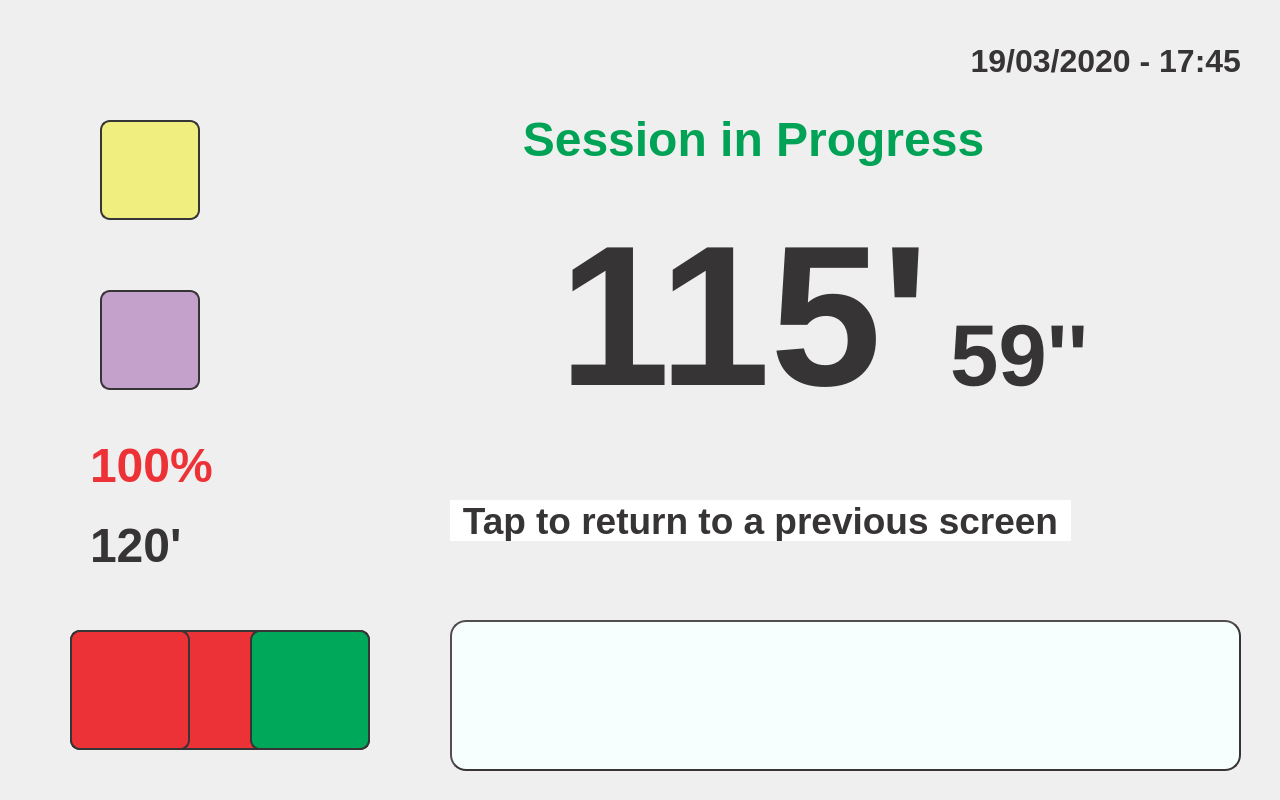
<?xml version="1.0" encoding="UTF-8"?>
<ui version="4.0">
 <class>TreatmentDialog</class>
 <widget class="QDialog" name="TreatmentDialog">
  <property name="geometry">
   <rect>
    <x>0</x>
    <y>0</y>
    <width>1280</width>
    <height>800</height>
   </rect>
  </property>
  <property name="windowTitle">
   <string>Dialog</string>
  </property>
  <property name="styleSheet">
   <string notr="true">QDialog {
background-image: url(:/background/resources/background_stretcher_infinity_02.png);
}</string>
  </property>
  <widget class="QPushButton" name="freqButton">
   <property name="geometry">
    <rect>
     <x>100</x>
     <y>290</y>
     <width>100</width>
     <height>100</height>
    </rect>
   </property>
   <property name="minimumSize">
    <size>
     <width>100</width>
     <height>100</height>
    </size>
   </property>
   <property name="styleSheet">
    <string notr="true">background-image: url(:/frequencies/resources/62_64Hz.png);
background-color: rgb(196, 161, 203);
border-radius: 10px;
border:2px solid rgb(55, 52, 53);</string>
   </property>
   <property name="text">
    <string/>
   </property>
  </widget>
  <widget class="QPushButton" name="signalButton">
   <property name="geometry">
    <rect>
     <x>100</x>
     <y>120</y>
     <width>100</width>
     <height>100</height>
    </rect>
   </property>
   <property name="minimumSize">
    <size>
     <width>100</width>
     <height>100</height>
    </size>
   </property>
   <property name="styleSheet">
    <string notr="true">background-image: url(:/buttons/resources/Sinus.png);
background-color: rgb(240, 238, 126);
border-radius: 10px;
border:2px solid rgb(55, 52, 53);</string>
   </property>
   <property name="text">
    <string/>
   </property>
  </widget>
  <widget class="QTextEdit" name="textEdit">
   <property name="geometry">
    <rect>
     <x>450</x>
     <y>620</y>
     <width>791</width>
     <height>151</height>
    </rect>
   </property>
   <property name="styleSheet">
    <string notr="true">border:2px outset;
background-color: rgb(246, 255, 254);
border-radius: 16px;
color: rgb(0, 0, 127);
border-color: rgb(55, 52, 53);</string>
   </property>
  </widget>
  <widget class="QPushButton" name="stop_rsmButton">
   <property name="geometry">
    <rect>
     <x>70</x>
     <y>630</y>
     <width>300</width>
     <height>120</height>
    </rect>
   </property>
   <property name="minimumSize">
    <size>
     <width>100</width>
     <height>100</height>
    </size>
   </property>
   <property name="styleSheet">
    <string notr="true">background-image: url(:/buttons/resources/Stop-Pause.png);
background-color: rgb(237, 50, 55);
border-radius: 10px;
border:2px solid rgb(55, 52, 53);</string>
   </property>
   <property name="text">
    <string/>
   </property>
  </widget>
  <widget class="QLabel" name="date_timeLabel">
   <property name="geometry">
    <rect>
     <x>910</x>
     <y>40</y>
     <width>331</width>
     <height>41</height>
    </rect>
   </property>
   <property name="font">
    <font>
     <family>Liberation Sans</family>
     <pointsize>24</pointsize>
     <weight>75</weight>
     <bold>true</bold>
    </font>
   </property>
   <property name="styleSheet">
    <string notr="true">color: rgb(55, 52, 53);</string>
   </property>
   <property name="text">
    <string>19/03/2020 - 17:45</string>
   </property>
   <property name="alignment">
    <set>Qt::AlignRight|Qt::AlignTrailing|Qt::AlignVCenter</set>
   </property>
  </widget>
  <widget class="QLabel" name="powerLabel">
   <property name="geometry">
    <rect>
     <x>90</x>
     <y>440</y>
     <width>151</width>
     <height>51</height>
    </rect>
   </property>
   <property name="font">
    <font>
     <family>Liberation Sans</family>
     <pointsize>36</pointsize>
     <weight>75</weight>
     <bold>true</bold>
    </font>
   </property>
   <property name="styleSheet">
    <string notr="true">color: rgb(237, 50, 55);</string>
   </property>
   <property name="text">
    <string>100%</string>
   </property>
   <property name="alignment">
    <set>Qt::AlignLeading|Qt::AlignLeft|Qt::AlignVCenter</set>
   </property>
  </widget>
  <widget class="QLabel" name="progressLabel">
   <property name="geometry">
    <rect>
     <x>448</x>
     <y>109</y>
     <width>611</width>
     <height>61</height>
    </rect>
   </property>
   <property name="font">
    <font>
     <family>Liberation Sans</family>
     <pointsize>36</pointsize>
     <weight>75</weight>
     <bold>true</bold>
    </font>
   </property>
   <property name="styleSheet">
    <string notr="true">color: rgb(0, 163, 86);</string>
   </property>
   <property name="text">
    <string>Session in Progress</string>
   </property>
   <property name="alignment">
    <set>Qt::AlignCenter</set>
   </property>
  </widget>
  <widget class="QLabel" name="remaining_secsLabel">
   <property name="geometry">
    <rect>
     <x>950</x>
     <y>280</y>
     <width>161</width>
     <height>151</height>
    </rect>
   </property>
   <property name="font">
    <font>
     <family>Liberation Sans</family>
     <pointsize>65</pointsize>
     <weight>75</weight>
     <bold>true</bold>
    </font>
   </property>
   <property name="styleSheet">
    <string notr="true">color: rgb(55, 52, 53);</string>
   </property>
   <property name="text">
    <string>59''</string>
   </property>
   <property name="alignment">
    <set>Qt::AlignLeading|Qt::AlignLeft|Qt::AlignVCenter</set>
   </property>
  </widget>
  <widget class="QLabel" name="remaining_minsLabel">
   <property name="geometry">
    <rect>
     <x>448</x>
     <y>200</y>
     <width>481</width>
     <height>231</height>
    </rect>
   </property>
   <property name="font">
    <font>
     <family>Liberation Sans</family>
     <pointsize>150</pointsize>
     <weight>75</weight>
     <bold>true</bold>
    </font>
   </property>
   <property name="styleSheet">
    <string notr="true">color: rgb(55, 52, 53);</string>
   </property>
   <property name="text">
    <string>115'</string>
   </property>
   <property name="alignment">
    <set>Qt::AlignRight|Qt::AlignTrailing|Qt::AlignVCenter</set>
   </property>
  </widget>
  <widget class="QLabel" name="minutesLabel">
   <property name="geometry">
    <rect>
     <x>90</x>
     <y>520</y>
     <width>151</width>
     <height>51</height>
    </rect>
   </property>
   <property name="font">
    <font>
     <family>Liberation Sans</family>
     <pointsize>36</pointsize>
     <weight>75</weight>
     <bold>true</bold>
    </font>
   </property>
   <property name="styleSheet">
    <string notr="true">color: rgb(55, 52, 53);</string>
   </property>
   <property name="text">
    <string>120'</string>
   </property>
   <property name="alignment">
    <set>Qt::AlignLeading|Qt::AlignLeft|Qt::AlignVCenter</set>
   </property>
  </widget>
  <widget class="QPushButton" name="stopButton">
   <property name="geometry">
    <rect>
     <x>70</x>
     <y>630</y>
     <width>120</width>
     <height>120</height>
    </rect>
   </property>
   <property name="minimumSize">
    <size>
     <width>100</width>
     <height>100</height>
    </size>
   </property>
   <property name="styleSheet">
    <string notr="true">background-image: url(:/buttons/resources/Stop.png);
background-color: rgb(237, 50, 55);
border-radius: 10px;
border:2px solid rgb(55, 52, 53);</string>
   </property>
   <property name="text">
    <string/>
   </property>
  </widget>
  <widget class="QPushButton" name="rsmButton">
   <property name="geometry">
    <rect>
     <x>250</x>
     <y>630</y>
     <width>120</width>
     <height>120</height>
    </rect>
   </property>
   <property name="minimumSize">
    <size>
     <width>100</width>
     <height>100</height>
    </size>
   </property>
   <property name="styleSheet">
    <string notr="true">background-image: url(:/buttons/resources/Rsm.png);
background-color: rgb(0, 168, 89);
border-radius: 10px;
border:2px solid rgb(55, 52, 53);</string>
   </property>
   <property name="text">
    <string/>
   </property>
  </widget>
  <widget class="QPushButton" name="doneButton">
   <property name="geometry">
    <rect>
     <x>450</x>
     <y>500</y>
     <width>621</width>
     <height>41</height>
    </rect>
   </property>
   <property name="font">
    <font>
     <family>Liberation Sans</family>
     <pointsize>28</pointsize>
     <weight>75</weight>
     <bold>true</bold>
    </font>
   </property>
   <property name="focusPolicy">
    <enum>Qt::NoFocus</enum>
   </property>
   <property name="styleSheet">
    <string notr="true">background-color: rgb(255, 255, 255);
border: 0px;
color: rgb(55, 52, 53);</string>
   </property>
   <property name="text">
    <string>Tap to return to a previous screen</string>
   </property>
  </widget>
 </widget>
 <resources>
  <include location="stretcher3_res.qrc"/>
 </resources>
 <connections/>
</ui>
